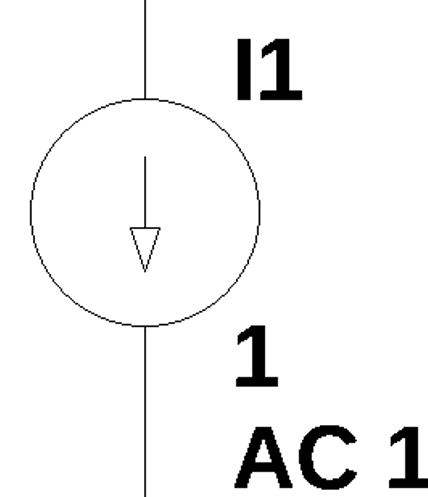
#> input picture 1ORI/ex_cir.png, 428 x 497 px
$ jupyter execute 1ORI.ipynb
#> lines starting #> are read from the running program, lines starting #| are printed output that depends on the picture; after the words box and inside, x2 and y2 are one past the last pixel; in counts of white or black regions, pixels touching at a corner belong together
# 🔧 1. Preprocess the Image

I OR 1

[cell 1]
import cv2
import numpy as np
import matplotlib.pyplot as plt
import time
start_time = time.time()


# Load and preprocess image
image_path = "ex_cir.png"
img = cv2.imread(image_path)
#> img is the input picture: shape (497, 428, 3); mean B, G, R 243.6, 243.6, 243.6
gray = cv2.cvtColor(img, cv2.COLOR_BGR2GRAY)
_, thresh = cv2.threshold(gray, 0, 255, cv2.THRESH_BINARY_INV + cv2.THRESH_OTSU)
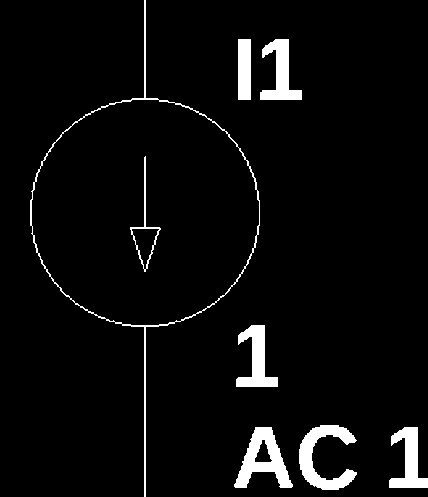
#> thresh: shape (497, 428); 4.6% white; 8 white regions

# Find contours and extract bounding boxes
contours, _ = cv2.findContours(thresh, cv2.RETR_EXTERNAL, cv2.CHAIN_APPROX_SIMPLE)
#> contours = 7 contours; box (x1, y1, x2, y2) and area: (30, 0, 260, 497) 41277, (234, 427, 293, 488) 1734, (299, 425, 357, 490) 1484, (236, 325, 278, 387) 1122, (260, 39, 302, 100) 1106, (389, 427, 428, 488) 1079, (238, 39, 251, 100) 720
bounding_boxes = [cv2.boundingRect(c) for c in contours]
#> bounding_boxes = [(389, 427, 39, 61), (234, 427, 59, 61), (299, 425, 58, 65), (236, 325, 42, 62), (260, 39, 42, 61), (238, 39, 13, 61), (30, 0, 230, 497)]

# Group bounding boxes into lines by y-coordinate
line_threshold = 15
lines = []
for box in bounding_boxes:
    x, y, w, h = box
    for line in lines:
        if abs(line[0][1] - y) < line_threshold:
            line.append(box)
            break
    else:
        lines.append([box])
#> this loop made 7 passes
#> after the loop, line = [(260, 39, 42, 61), (238, 39, 13, 61)]; lines = [[(389, 427, 39, 61), (234, 427, 59, 61), (299, 425, 58, 65)], [(236, 325, 42, 62)], [(260, 39, 42, 61), (238, 39, 13, 61)], [(30, 0, 230, 497)]]

# Sort lines by y, and each line by x
lines = sorted(lines, key=lambda l: l[0][1])
#> lines = [[(30, 0, 230, 497)], [(260, 39, 42, 61), (238, 39, 13, 61)], [(236, 325, 42, 62)], [(389, 427, 39, 61), (234, 427, 59, 61), (299, 425, 58, 65)]]
for line in lines:
    line.sort(key=lambda box: box[0])
#> this loop made 4 passes
sorted_boxes = [box for line in lines for box in line]
#> sorted_boxes = [(30, 0, 230, 497), (238, 39, 13, 61), (260, 39, 42, 61), (236, 325, 42, 62), (234, 427, 59, 61), (299, 425, 58, 65), (389, 427, 39, 61)]

# Extract and classify character images
def classify_character(img):
    _, binary = cv2.threshold(img, 127, 255, cv2.THRESH_BINARY_INV)
    h, w = binary.shape
    if w == 0:
        return "None"
    aspect_ratio = h / float(w)
    horizontal_sum = np.sum(binary, axis=1)
    top = horizontal_sum[:10].mean()
    bottom = horizontal_sum[-10:].mean()

    if aspect_ratio > 1.7 and bottom > top * 0.9 and bottom < top * 1.1:
        return "I"
    elif 1.3 < aspect_ratio < 1.7 and bottom > top * 1.2:
        return "1"
    return "None"

# Display character crops
char_images = []
for x, y, w, h in sorted_boxes:
    if h > 10 and w > 5:
        char_crop = gray[y:y+h, x:x+w]
        char_images.append(char_crop)
#> this loop made 7 passes
#> pass 1, `char_crop = gray[y:y+h, x:x+w]`:
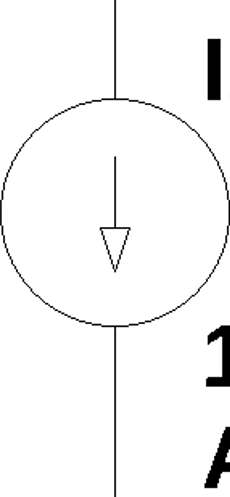
#> char_crop: shape (497, 230); min 0, max 255, mean 245.6
#> pass 3, `char_crop = gray[y:y+h, x:x+w]`:
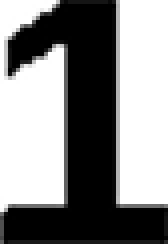
#> char_crop: shape (61, 42) (shown 4 times larger); min 0, max 255, mean 135.6
#> after the loop, char_images = 7 items

fig, axs = plt.subplots(1, len(char_images), figsize=(15, 3))
for i, char_img in enumerate(char_images):
    axs[i].imshow(char_img, cmap='gray')
    axs[i].axis('off')
#> this loop made 7 passes
plt.tight_layout()
plt.show()
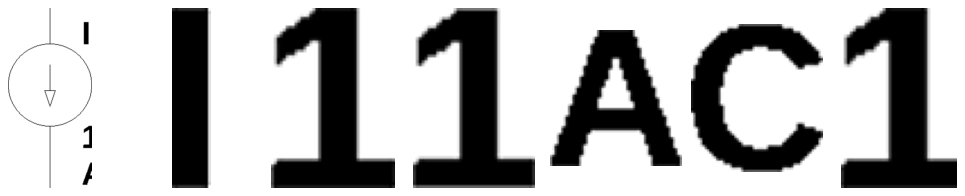
#> figure drawn by matplotlib, 7 panels

# Group bounding boxes into lines again for grouped results
grouped_lines = []
for box in sorted_boxes:
    x, y, w, h = box
    for line in grouped_lines:
        if abs(line[0][1] - y) < line_threshold:
            line.append((x, y, w, h))
            break
    else:
        grouped_lines.append([(x, y, w, h)])
#> after the loop, grouped_lines = [[(30, 0, 230, 497)], [(238, 39, 13, 61), (260, 39, 42, 61)], [(236, 325, 42, 62)], [(234, 427, 59, 61), (299, 425, 58, 65), (389, 427, 39, 61)]]; line = [(234, 427, 59, 61), (299, 425, 58, 65), (389, 427, 39, 61)]

# Sort each line and classify characters
grouped_results = []
for line in grouped_lines:
    line.sort(key=lambda b: b[0])
    line_result = []
    for x, y, w, h in line:
        if h > 10 and w > 5:
            char_crop = gray[y:y+h, x:x+w]
            classification = classify_character(char_crop)
            line_result.append(classification)
    grouped_results.append(line_result)
#> this loop made 4 passes
#> pass 1, in classify_character, `_, binary = cv2.threshold(img, 127, 255, cv2.THRESH_BINARY_INV)`:
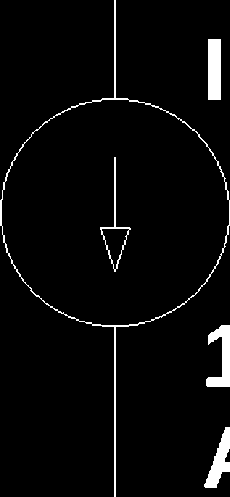
#> binary: shape (497, 230); 3.8% white; 5 white regions, box (x1, y1, x2, y2) and area: (0, 0, 230, 497) 1672, (206, 325, 230, 387) 794, (208, 39, 221, 100) 793, (204, 427, 230, 488) 729, (100, 157, 131, 272) 345
#> pass 2, in classify_character (call 3), `_, binary = cv2.threshold(img, 127, 255, cv2.THRESH_BINARY_INV)`:
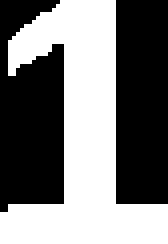
#> binary: shape (61, 42) (shown 4 times larger); 47.5% white; 1 white region, box (x1, y1, x2, y2) and area: (0, 0, 42, 61) 1218
#> pass 3, in classify_character (call 4), `_, binary = cv2.threshold(img, 127, 255, cv2.THRESH_BINARY_INV)`:
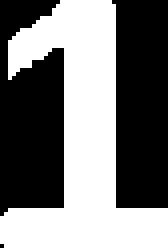
#> binary: shape (62, 42) (shown 4 times larger); 47.4% white; 1 white region, box (x1, y1, x2, y2) and area: (0, 0, 42, 62) 1233
#> after the loop:
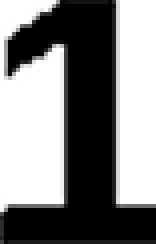
#> char_crop: shape (61, 39) (shown 4 times larger); min 0, max 255, mean 129.4
#> after the loop, grouped_results = [['None'], ['I', '1'], ['1'], ['None', 'None', '1']]

# Output grouped classification results
print(grouped_results)
#| [['None'], ['I', '1'], ['1'], ['None', 'None', '1']]
print("--- %s seconds ---" % (time.time() - start_time))
